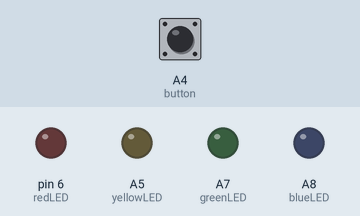
Simulated run of this sketch. Board: Arduino Mega 2560, built with avr-gcc and run on an emulated ATmega2560. Parts: output pins drawn as LEDs (lit = HIGH). Dashed ring = blinking. The test bench sets the inputs (shaded band); at power-on: A4 (button) HIGH.

Above: at 1.2 s.
1.3 s: A4 (button) pulled LOW for 0.15 s
At 2.1 s:
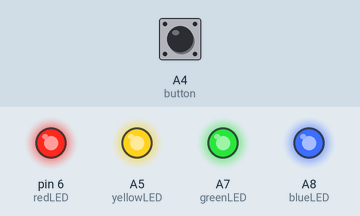
2.9 s: A4 (button) pulled LOW for 1 s
At 3.57 s:
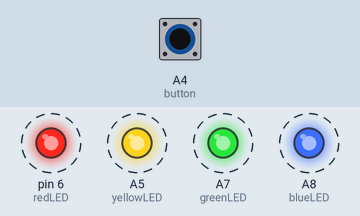
5.9 s: A4 (button) pulled LOW for 3.2 s
At 6.8 s:
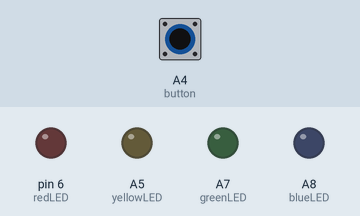
Timing chart, 0 to 8.9 s (numbered marks = the images above; inputs shaded):
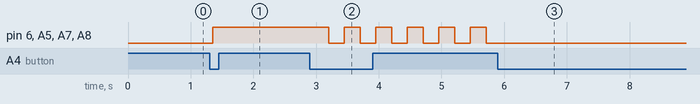

Measured:
- after the input at 1.3 s, pin 6 (redLED), A5 (yellowLED), A7 (greenLED), A8 (blueLED): LOW → HIGH after 0.05 s
- after the input at 2.9 s, pin 6 (redLED), A5 (yellowLED), A7 (greenLED), A8 (blueLED): alternates HIGH for 0.25 s and LOW for 0.25 s, starting after 0.30 s
- after the input at 5.9 s, pin 6 (redLED), A5 (yellowLED), A7 (greenLED), A8 (blueLED): stops changing and stays LOW

The sketch:

FinalProject.ino
```cpp
// LEDs
int redLED = 6;
int yellowLED = A5;
int greenLED = A7;
int blueLED = A8;
int ledArray[] = {redLED, yellowLED, greenLED, blueLED};

// Sensors
int button = A4;
int lightSensor = A2;

// States
int mode = 0;
int lastButtonState = HIGH;
int flashInterval = 250;
unsigned long flashTimer = 0;
bool ledOn = false;

// Line mode
int currentLED = 0;
int lineInterval = 200;
unsigned long lineTimer = 0;

void setup() {
  pinMode(redLED, OUTPUT);
  pinMode(yellowLED, OUTPUT);
  pinMode(greenLED, OUTPUT);
  pinMode(blueLED, OUTPUT);
  pinMode(button, INPUT_PULLUP);
  pinMode(lightSensor, INPUT);
}

void loop() {
  int buttonState = digitalRead(button);

  // detects button press through transition from HIGH to LOW
  if (buttonState == LOW && lastButtonState == HIGH) {
    mode = (mode + 1) % 3; // more modes
    delay(50);
  }
  lastButtonState = buttonState;

  // 0: led off, 1: all on, 2: flashing, 3: line, 4: light sensitive
  if (mode == 0) {
    digitalWrite(redLED, LOW);
    digitalWrite(yellowLED, LOW);
    digitalWrite(greenLED, LOW);
    digitalWrite(blueLED, LOW);
  } else if (mode == 1) {
    digitalWrite(redLED, HIGH);
    digitalWrite(yellowLED, HIGH);
    digitalWrite(greenLED, HIGH);
    digitalWrite(blueLED, HIGH);
  } else if (mode == 2) {
    if (millis() - flashTimer > flashInterval) {
      ledOn = !ledOn;
      digitalWrite(redLED, ledOn);
      digitalWrite(yellowLED, ledOn);
      digitalWrite(greenLED, ledOn);
      digitalWrite(blueLED, ledOn);
      flashTimer = millis();
    }
  } else if (mode == 3) {
    if (millis() - lineTimer > lineInterval) {
      for (int i = 0; i < 4; i++) {
        digitalWrite(ledArray[i], LOW);
      }
      digitalWrite(ledArray[currentLED], HIGH);
      currentLED = (currentLED + 1) % 4;
      lineTimer = millis();
    }
  } else if (mode == 4) {
    int lightValue = analogRead(lightSensor);
    int brightness = map(lightValue, 0, 1023, 0, 255);
    analogWrite(redLED, brightness);
    analogWrite(yellowLED, brightness);
    analogWrite(greenLED, brightness);
    analogWrite(blueLED, brightness);
  }
}
```
